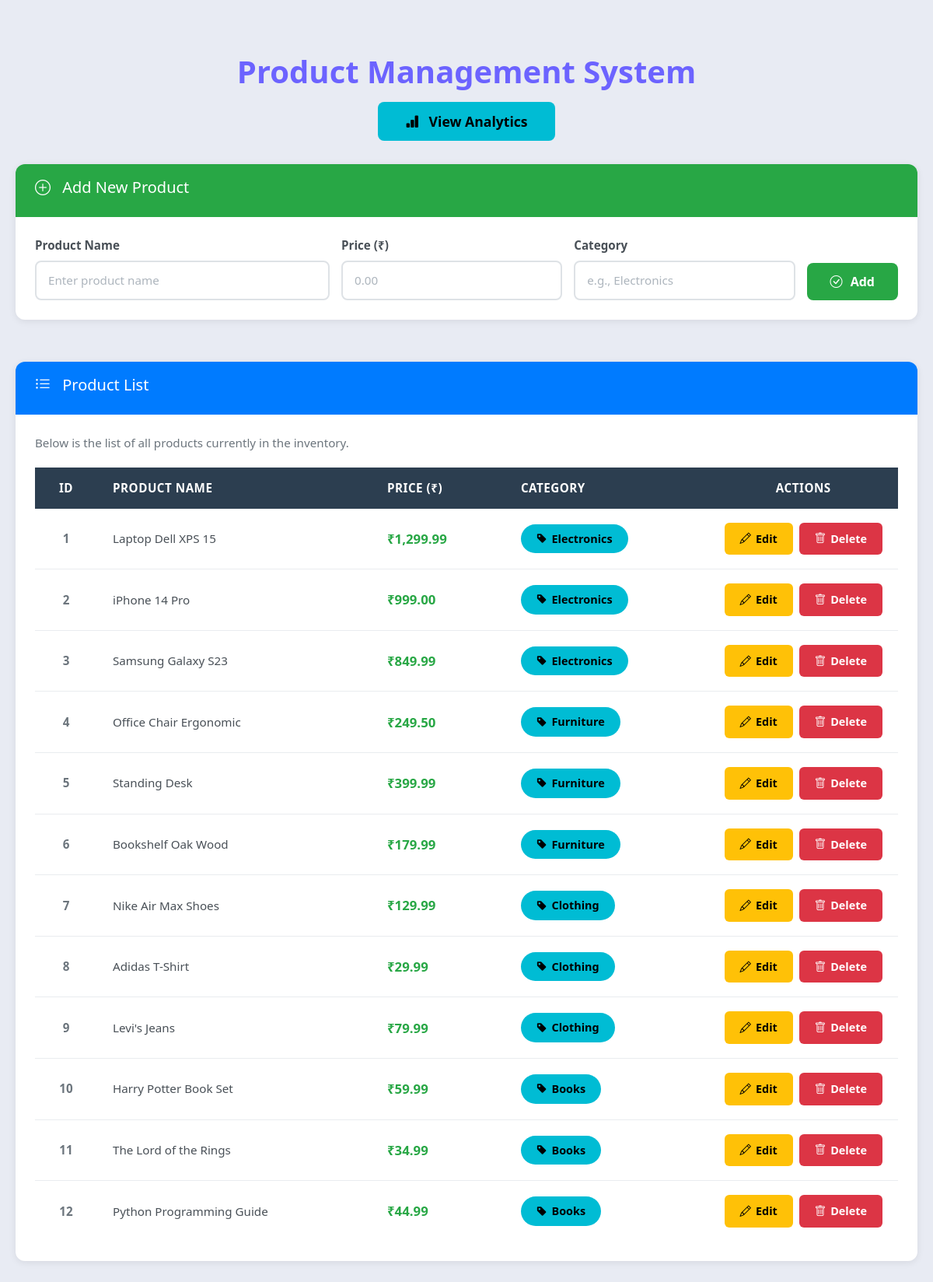
The page / on the database its author committed.
### tables this page shows
CREATE TABLE IF NOT EXISTS products (
    id INT AUTO_INCREMENT PRIMARY KEY COMMENT 'Unique identifier for each product',
    name VARCHAR(100) NOT NULL COMMENT 'Product name',
    price DECIMAL(10,2) NOT NULL COMMENT 'Product price (up to 10 digits, 2 decimal places)',
    category VARCHAR(50) NOT NULL COMMENT 'Product category',
    created_at TIMESTAMP DEFAULT CURRENT_TIMESTAMP COMMENT 'Record creation timestamp'
);

### index.php (the view, shortened to what this page needs)
<?php
require "config/db.php";
$products = $pdo->query("SELECT * FROM products")->fetchAll(PDO::FETCH_ASSOC);
?>
<!DOCTYPE html>
<html lang="en">
<head>
    <link href="https://cdn.jsdelivr.net/npm/bootstrap@5.3.0/dist/css/bootstrap.min.css" rel="stylesheet">
    <link rel="stylesheet" href="https://cdn.jsdelivr.net/npm/bootstrap-icons@1.11.1/font/bootstrap-icons.css">
    <link rel="stylesheet" href="assets/css/style.css">
</head>
<body>
<div class="container my-5">
    <div class="main-header fade-in">
        <h1>Product Management System</h1>
        <div class="text-center mb-20">
            <a href="chart.php" class="btn-analytics">
                <i class="bi bi-bar-chart-fill"></i> View Analytics
            </a>
        </div>
    </div>
    <div class="row mb-30">
        <div class="col-lg-12 mb-4 slide-up">
            <div class="card">
                <div class="card-header card-header-green">
                    <h5><i class="bi bi-plus-circle"></i> Add New Product</h5>
                </div>
                <div class="card-body">
                    <form method="POST" action="actions/create.php">
                        <div class="form-row">
                            <div class="form-group">
                                <label for="productName">Product Name</label>
                                <input type="text" name="name" id="productName" class="form-control" placeholder="Enter product name" required>
                            </div>
                            <div class="form-group">
                                <label for="productPrice">Price (₹)</label>
                                <input type="number" name="price" id="productPrice" class="form-control" placeholder="0.00" step="0.01" min="0" required>
                            </div>
                            <div class="form-group">
                                <label for="productCategory">Category</label>
                                <input type="text" name="category" id="productCategory" class="form-control" placeholder="e.g., Electronics" required>
                            </div>
                            <div class="form-group">
                                <label>&nbsp;</label>
                                <button type="submit" class="btn-add-product">
                                    <i class="bi bi-check-circle"></i> Add
                                </button>
                            </div>
                        </div>
                    </form>
                </div>
            </div>
        </div>
        <div class="col-lg-12 slide-up" style="animation-delay: 0.1s;">
            <div class="card">
                <div class="card-header card-header-blue">
                    <h5><i class="bi bi-list-ul"></i> Product List</h5>
                </div>
                <div class="card-body">
                    <p class="table-description">Below is the list of all products currently in the inventory.</p>
                    <?php if (count($products) > 0): ?>
                    <div class="table-responsive">
                        <table class="product-table">
                            <thead>
                                <tr>
                                    <th>ID</th>
                                    <th>Product Name</th>
                                    <th>Price (₹)</th>
                                    <th>Category</th>
                                    <th>Actions</th>
                                </tr>
                            </thead>
                            <tbody>
                            <?php foreach ($products as $p): ?>
                                <tr>
                                    <td><?= $p['id'] ?></td>
                                    <td><?= htmlspecialchars($p['name']) ?></td>
                                    <td><span class="price-text">₹<?= number_format($p['price'], 2) ?></span></td>
                                    <td>
                                        <span class="category-badge">
                                            <i class="bi bi-tag-fill"></i>
                                            <?= htmlspecialchars($p['category']) ?>
                                        </span>
                                    </td>
                                    <td>
                                        <div class="action-buttons">
                                            <button class="btn-edit"
                                                    data-bs-toggle="modal"
                                                    data-bs-target="#editModal<?= $p['id'] ?>">
                                                <i class="bi bi-pencil"></i> Edit
                                            </button>
                                            <a href="actions/delete.php?id=<?= $p['id'] ?>"
                                               class="btn-delete"
                                               onclick="return confirm('Are you sure you want to delete this product?\n\nProduct: <?= htmlspecialchars($p['name']) ?>\n\nThis action cannot be undone.');">
                                                <i class="bi bi-trash"></i> Delete
                                            </a>
                                        </div>
                                    </td>
                                </tr>
                            <?php endforeach; ?>
                            </tbody>
                        </table>
                    </div>
                    <?php endif; ?>
                </div>
            </div>
        </div>
    </div>
</div>
</body>
</html>
<link rel="stylesheet" href="https://cdn.jsdelivr.net/npm/bootstrap-icons@1.11.1/font/bootstrap-icons.css">
</body>
</html>

### assets/css/style.css (style rules this page uses)
body { background-color: #e8ebf3; font-family: 'Segoe UI', Tahoma, Geneva, Verdana, sans-serif; color: #333; min-height: 100vh; padding: 20px 0; }
.container { max-width: 1400px; margin: 0 auto; padding: 0 20px; }
.main-header { text-align: center; margin-bottom: 30px; }
.main-header h1 { color: #6c63ff; font-size: 2.5rem; font-weight: 700; margin-bottom: 15px; }
.btn-analytics { background-color: #00bcd4; color: #000; border: none; padding: 12px 35px; font-size: 1.1rem; font-weight: 600; border-radius: 8px; cursor: pointer; transition: all 0.3s ease; text-decoration: none; display: inline-block; }
.btn-analytics i { margin-right: 8px; }
.card { background: white; border-radius: 12px; box-shadow: 0 2px 10px rgba(0, 0, 0, 0.08); margin-bottom: 30px; overflow: hidden; border: none; }
.card-header { padding: 18px 25px; border: none; font-size: 1.3rem; font-weight: 600; color: white; }
.card-header i { margin-right: 10px; }
.card-header-green { background-color: #28a745; }
.card-header-blue { background-color: #007bff; }
.card-body { padding: 25px; }
.form-row { display: grid; grid-template-columns: 2fr 1.5fr 1.5fr auto; gap: 15px; align-items: end; }
.form-group { display: flex; flex-direction: column; }
.form-group label { font-weight: 600; margin-bottom: 8px; color: #495057; font-size: 0.95rem; }
.form-control { padding: 12px 15px; border: 2px solid #dee2e6; border-radius: 8px; font-size: 0.95rem; transition: all 0.3s ease; background-color: #fff; }
.form-control::placeholder { color: #adb5bd; }
.btn-add-product { background-color: #28a745; color: white; border: none; padding: 12px 30px; font-size: 1rem; font-weight: 600; border-radius: 8px; cursor: pointer; transition: all 0.3s ease; white-space: nowrap; }
.btn-add-product i { margin-right: 6px; }
.table-description { color: #6c757d; margin-bottom: 20px; font-size: 0.95rem; }
.product-table { width: 100%; border-collapse: collapse; background: white; }
.product-table thead { background-color: #2c3e50; color: white; }
.product-table thead th { padding: 15px 20px; text-align: left; font-weight: 600; font-size: 0.95rem; text-transform: uppercase; letter-spacing: 0.5px; }
.product-table thead th:first-child { text-align: center; width: 80px; }
.product-table thead th:last-child { text-align: center; width: 220px; }
.product-table tbody tr { border-bottom: 1px solid #e9ecef; transition: background-color 0.2s ease; }
.product-table tbody tr:last-child { border-bottom: none; }
.product-table tbody td { padding: 18px 20px; font-size: 0.95rem; color: #495057; }
.product-table tbody td:first-child { text-align: center; font-weight: 600; color: #6c757d; }
.product-table tbody td:last-child { text-align: center; }
.price-text { color: #28a745; font-weight: 700; font-size: 1.05rem; }
.category-badge { background-color: #00bcd4; color: #000; padding: 8px 20px; border-radius: 20px; font-weight: 600; font-size: 0.9rem; display: inline-flex; align-items: center; gap: 6px; }
.category-badge i { font-size: 0.85rem; }
.action-buttons { display: flex; gap: 8px; justify-content: center; }
.btn-edit { background-color: #ffc107; color: #000; border: none; padding: 10px 20px; border-radius: 6px; font-weight: 600; font-size: 0.9rem; cursor: pointer; transition: all 0.3s ease; display: inline-flex; align-items: center; gap: 6px; }
.btn-delete { background-color: #dc3545; color: white; border: none; padding: 10px 20px; border-radius: 6px; font-weight: 600; font-size: 0.9rem; cursor: pointer; transition: all 0.3s ease; display: inline-flex; align-items: center; gap: 6px; text-decoration: none; }
.fade-in { animation: fadeIn 0.6s ease-out; }
.slide-up { animation: slideUp 0.7s ease-out; }
.text-center { text-align: center; }
.mb-20 { margin-bottom: 20px; }
.mb-30 { margin-bottom: 30px; }

### rows shown on the page
products: id "1", name "Laptop Dell XPS 15", price "1,299.99", category "Electronics"
products: id "2", name "iPhone 14 Pro", price "999.00", category "Electronics"
products: id "3", name "Samsung Galaxy S23", price "849.99", category "Electronics"
products: id "4", name "Office Chair Ergonomic", price "249.50", category "Furniture"
products: id "5", name "Standing Desk", price "399.99", category "Furniture"
products: id "6", name "Bookshelf Oak Wood", price "179.99", category "Furniture"
products: id "7", name "Nike Air Max Shoes", price "129.99", category "Clothing"
products: id "8", name "Adidas T-Shirt", price "29.99", category "Clothing"
products: id "9", name "Levi's Jeans", price "79.99", category "Clothing"
products: id "10", name "Harry Potter Book Set", price "59.99", category "Books"
products: id "11", name "The Lord of the Rings", price "34.99", category "Books"
products: id "12", name "Python Programming Guide", price "44.99", category "Books"
